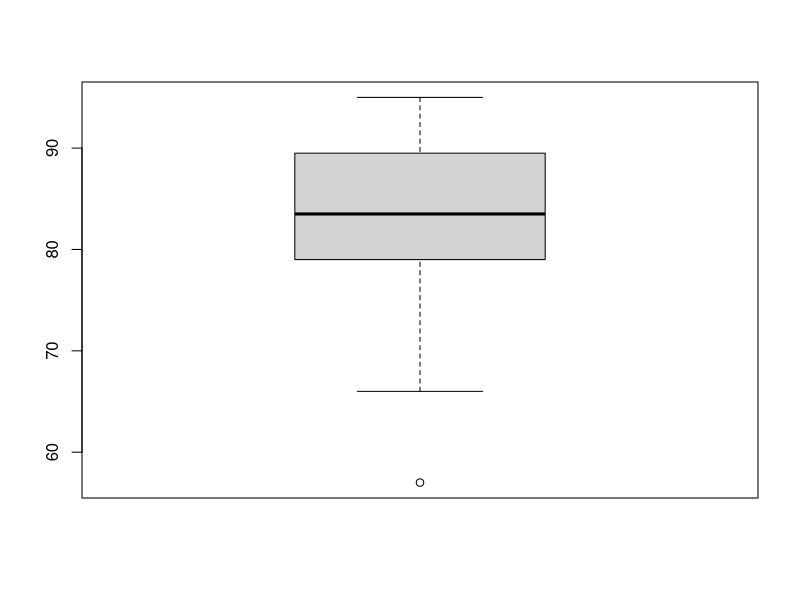

R code for this plot: (Note: this script raises an error after producing the figure.)
## ---- chunk 1
scores <- c(57, 66, 72, 78, 79, 79, 81, 81, 82, 83, 84, 87, 88, 88, 89, 90, 91, 92, 94, 95)
scores
## ---- chunk 2
# Create the function.
getmode <- function(v) {
   uniqv <- unique(v)
   uniqv[which.max(tabulate(match(v, uniqv)))]
}

mean(scores)
median(scores)
getmode(scores)
var(scores)
sd(scores)
## ---- chunk 3
quantile(scores)
## ---- chunk 4
boxplot(scores)
## ---- chunk 5
k <- ceiling(1 + 3.322*log10(length(scores)))
ggplot() + 
 aes(x=scores)+
 geom_histogram(aes(y=..density..), colour="black", fill="white", bins=5)+
 geom_density(alpha=.2, fill="blue") 
